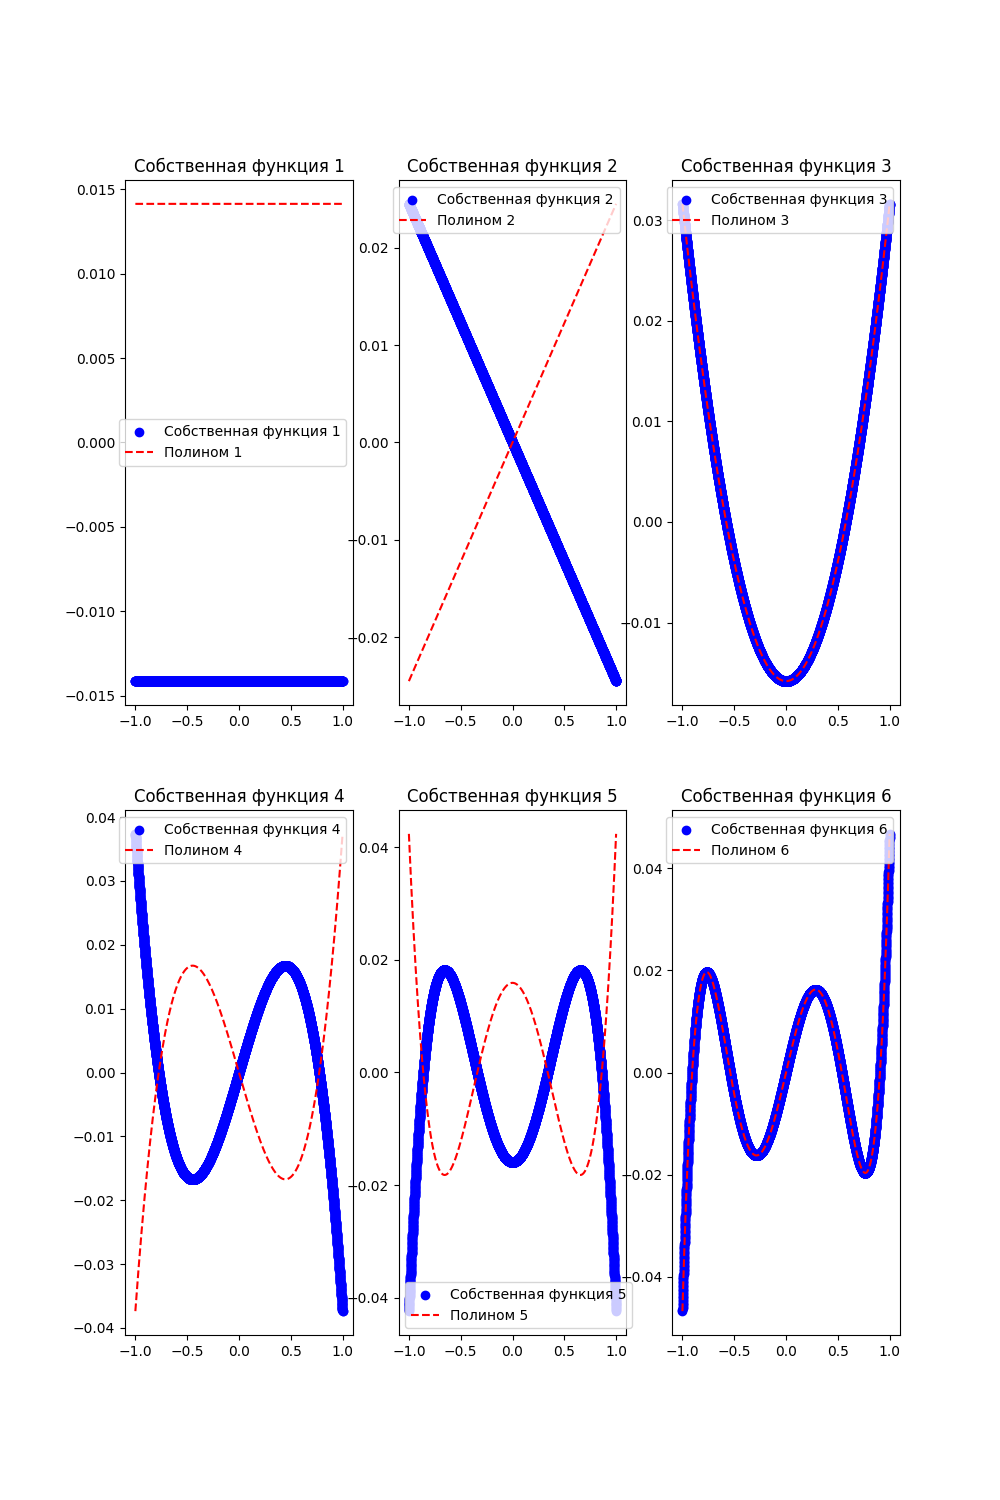

Here is the Python script that generated this plot:
import numpy as np
import matplotlib.pyplot as plt
import matplotlib
from scipy.sparse import csr_array, eye_array
from scipy.sparse.linalg import spsolve

matplotlib.use('TkAgg')


def get_polynomial(x, n):
    if n == 0:
        return 1
    if n == 1:
        return x
    return (2*(n - 1) + 1) / n * x * get_polynomial(x, n - 1) - (n - 1) / n * get_polynomial(x, n - 2)

n = 5000
k = 6
a = -1
b = 1
x_left_borders, h = np.linspace(a, b, n, endpoint=False, retstep=True)
x_centers = x_left_borders + h / 2
x_right_borders = x_centers + h / 2

polynomials = []

for i in range(k):
    temp = []
    for j in range(n):
        temp.append(get_polynomial(x_centers[j], i))
    polynomials.append(temp)


polynomials = np.array(polynomials)


data_A = 1 / (h ** 2) * np.concatenate((x_left_borders[1:-1] ** 2 - 1, np.array([(1 - h) ** 2 - 1])))
data_B = 1 / (h ** 2) * np.concatenate((np.array([1 - (1 - h) ** 2]), 2 - x_left_borders[1:-1] ** 2 - x_right_borders[1:-1] ** 2, np.array([1 - (1 - h)**2])))
data_C = 1 / (h ** 2) * np.concatenate((np.array([(1 - h) ** 2 - 1]), x_right_borders[1:-1] ** 2 - 1))

i_ind_main_diag = np.arange(n)
j_ind_main_diag = np.arange(n)

i_ind_bot_diag = np.arange(1, n)
j_ind_bot_diag = np.arange(n - 1)

i_ind_top_diag = np.arange(n - 1)
j_ind_top_diag = np.arange(1, n)

i_ind = np.concatenate((i_ind_main_diag, i_ind_bot_diag, i_ind_top_diag))
j_ind = np.concatenate((j_ind_main_diag, j_ind_bot_diag, j_ind_top_diag))

data = np.concatenate((data_B, data_A, data_C))

L = csr_array((data, (i_ind, j_ind)), shape=(n, n))

true_lambdas = np.array([i * (i + 1) for i in range(k)])
lambdas = true_lambdas - 0.01
eigen_vectors = []

for i in range(len(lambdas)):
    v_old = np.random.rand(n)
    v_old_n = v_old / np.linalg.norm(v_old)
    eye_matrix = eye_array(n)
    
    cnt = 1
    prev_lambda = lambdas[i]
    eps = 1e-8
    
    
    while True:
        v_new = spsolve(L - lambdas[i] * eye_matrix, v_old_n)
        v_new_n = v_new / np.linalg.norm(v_new)
        
        prev_lambda = lambdas[i]
        lambdas[i] = np.dot(L @ v_new_n, v_new_n) / np.dot(v_new_n, v_new_n)

        if np.abs(lambdas[i] - prev_lambda) < eps:
            eigen_vectors.append(v_new_n)
            break
        
        v_old_n = v_new_n
        cnt += 1
        
        if cnt % 100 == 0:
            print(f"Итерация {cnt}: λ[{i}] = {lambdas[i]}")

    print(f"Собственное значение {i+1}: {lambdas[i]}")

fig, ax = plt.subplots(2, 3, figsize=(10, 15))
polynomials
for i in range(k):
    polynomials_n = polynomials[i] / np.linalg.norm(polynomials[i])
    ax[i // 3, i % 3].scatter(x_centers, eigen_vectors[i], label=f'Собственная функция {i + 1}', color='blue')
    ax[i // 3, i % 3].plot(x_centers, polynomials_n, label=f"Полином {i+1}", color='red', linestyle='--')
    ax[i // 3, i % 3].set_title(f"Собственная функция {i+1}")
    ax[i // 3, i % 3].legend()

plt.savefig("Lab1.png")

fig, ax = plt.subplots()
ax.plot(x_centers, eigen_vectors[0] * 40 + lambdas[0], label="Полином 1", color='red', linestyle='--', ms=1)
ax.plot(x_centers, eigen_vectors[1] * 40 + lambdas[1], label="Полином 2", color='green', linestyle='--', ms=1)
ax.plot(x_centers, eigen_vectors[2] * 40 + lambdas[2], label="Полином 3", color='blue', linestyle='--', ms=1)
ax.plot(x_centers, eigen_vectors[3] * 40 + lambdas[3], label="Полином 4", color='orange', linestyle='--', ms=1)
ax.plot(x_centers, eigen_vectors[4] * 40 + lambdas[4], label="Полином 5", color='purple', linestyle='--', ms=1)
ax.plot(x_centers, eigen_vectors[5] * 40 + lambdas[5], label="Полином 6", color='black', linestyle='--', ms=1)
plt.savefig('Eigen_vectors.png')
plt.show()


